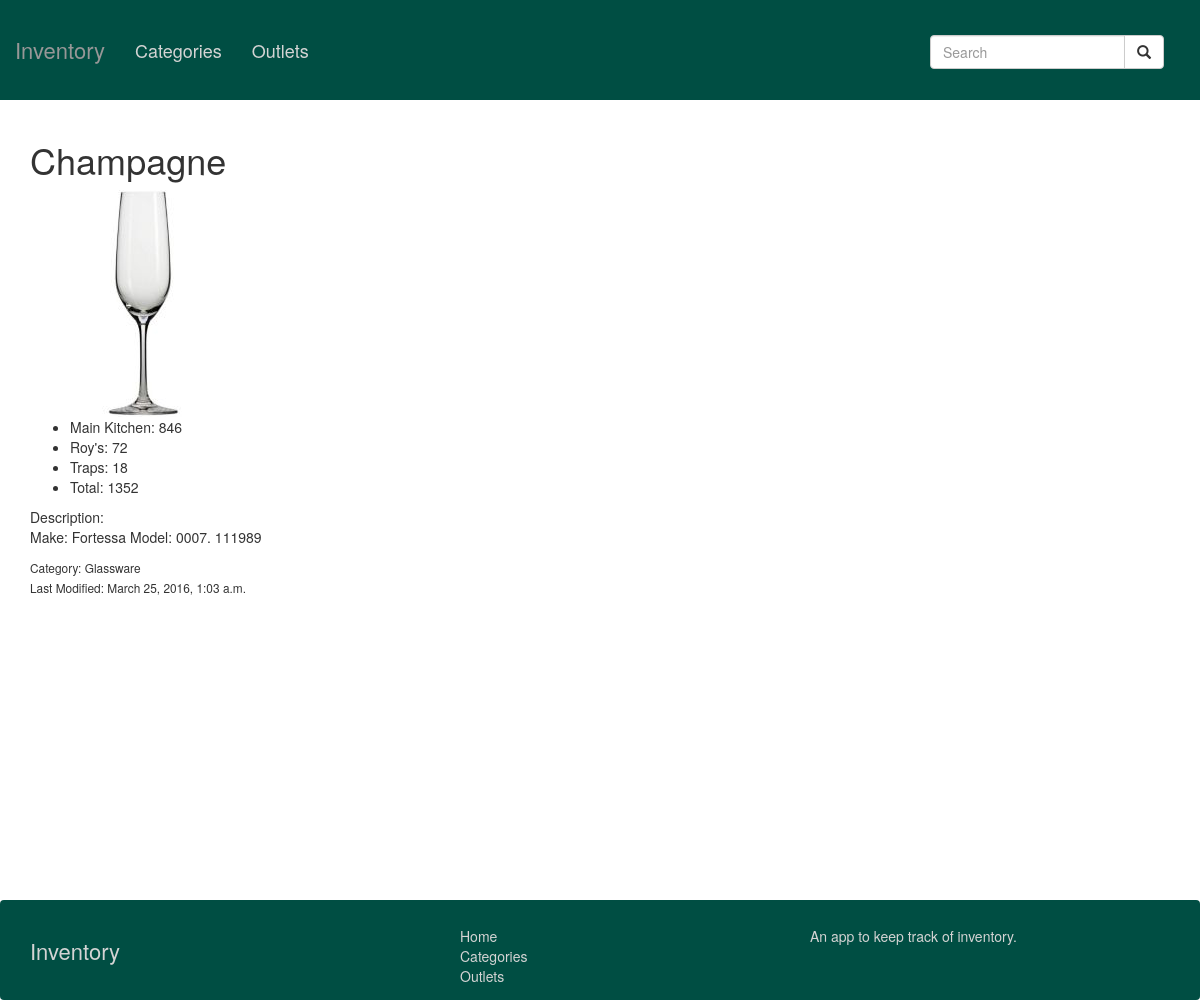
Screenshot of /item/8/ with the database file from the repository.
### inventory_app/models.py (models this page shows, shortened)
class Item(models.Model):
  name = models.CharField(max_length=100, blank=False)
  last_modified = models.DateTimeField(auto_now=True)
  total = models.IntegerField(default=0)
  image = models.ImageField(upload_to="images", blank=True, null=True)
  description = models.TextField(blank=True)
  category = models.ForeignKey('Category', on_delete=models.CASCADE)
  outlets = models.ManyToManyField('Outlet', through='Count')

class Count(models.Model):
  outlet = models.ForeignKey(Outlet)
  item = models.ForeignKey(Item)
  amount = models.IntegerField(default=0)

class Outlet(models.Model):
  name = models.CharField(max_length=50, blank=False)

class Category(models.Model):
  name = models.CharField(max_length=50, blank=False)
  def __str__(self):
    return self.name

### inventory_app/views.py (the view)
# urls.py: url(r'^item/(?P<id>[0-9]+)/$', views.item, name='item'),
def item(request, id):
  item = get_object_or_404(Item, id=id)
  t = loader.get_template('item.html')
  c = Context({ 'item': item })
  return HttpResponse(t.render(c))

### templates/item.html
{% extends '_base.html' %}
{% block content %}
<div class="center">
  <h1>{{ item.name }}</h1>
  {% if item.image %}
    <img src="/images/{{item.image}}" alt="{{item.name}}">
  {% endif %}
  <ul>
  {% for outlet in item.count_set.all %}
    <li>{{ outlet.outlet.name }}: {{ outlet.amount }}</li>
  {% endfor %}
    <li>Total: {{ item.total }}</li>
  </ul>
  <p>Description:</br>{{ item.description }}</p>
  <p><small>Category: {{ item.category }}</br>
    Last Modified: {{ item.last_modified }}</small></p>
</div>
{% endblock %}

### inventory_app/static/styles/style.css (style rules this page uses)
html, body { height: 100%; }
body { padding-top: 120px; }

### rows the page displays
Item: name "Champagne", image (picture), total "1352", description "Make: Fortessa Model: 0007. 111989", category "Glassware", last_modified "March 25, 2016, 1:03 a.m."
Count: outlet.name "Main Kitchen", amount "846"
Count: outlet.name "Roy's", amount "72"
Count: outlet.name "Traps", amount "18"
